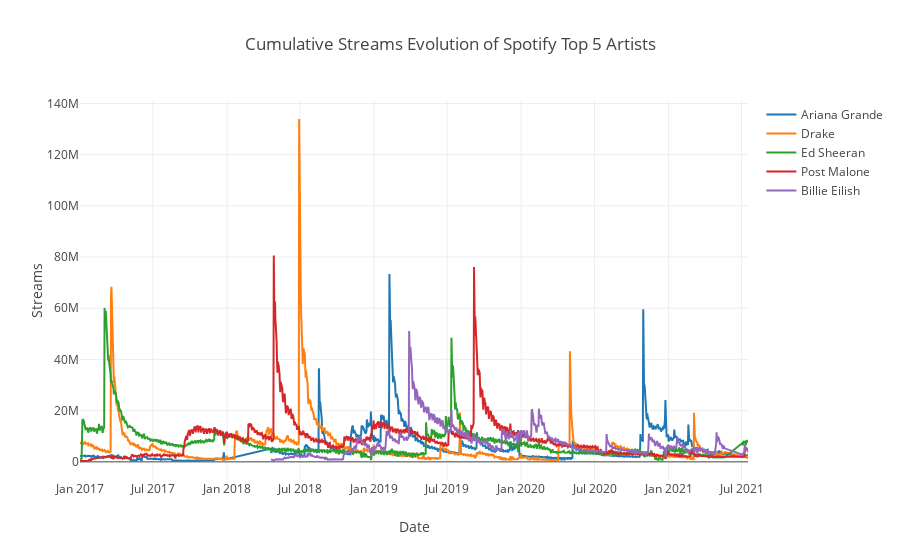

Source (notebook cell):
### Code cell
#Cumulative stream evolution for all dates
top5Artists = df\
.groupby(["Artist"], as_index = False)\
.agg(TotalStreams = ("Streams", "sum"))\
.sort_values('TotalStreams', ascending=False).head(5)

top5Artists = top5Artists.Artist

TotalStreamsTop5 = df\
.query("(Artist.isin(@top5Artists))")\
.groupby(["Date","Artist"], as_index = False)\
.agg(TotalStreams = ("Streams", "sum"))
fig = go.Figure()

for artist in TotalStreamsTop5.Artist.unique():
    artist_data = TotalStreamsTop5.query("(Artist == @artist)")
    fig.add_trace(go.Scatter(x=artist_data['Date'], y=artist_data['TotalStreams'], name=artist))

fig.update_layout(xaxis_title="Date", yaxis_title="Streams", title="Cumulative Streams Evolution of Spotify Top 5 Artists")

fig.show()

### Figure 1 — Plotly figure (JSON) as saved in the notebook; plotly's stock layout.template omitted (floating-point values rounded to 4 significant figures; data arrays with more than 128 entries replaced by an {"elided": "..."} marker saying what was removed)
{"data": [{"name": "Ariana Grande", "type": "scatter", "x": {"elided": "1430 str values"}, "y": {"elided": "1430 int values"}}, {"name": "Drake", "type": "scatter", "x": {"elided": "1600 str values"}, "y": {"elided": "1600 int values"}}, {"name": "Ed Sheeran", "type": "scatter", "x": {"elided": "1600 str values"}, "y": {"elided": "1600 int values"}}, {"name": "Post Malone", "type": "scatter", "x": {"elided": "1600 str values"}, "y": {"elided": "1600 int values"}}, {"name": "Billie Eilish", "type": "scatter", "x": {"elided": "1134 str values"}, "y": {"elided": "1134 int values"}}], "layout": {"autosize": true, "title": {"text": "Cumulative Streams Evolution of Spotify Top 5 Artists"}, "xaxis": {"autorange": true, "range": ["2017-01-01", "2021-07-17"], "title": {"text": "Date"}, "type": "date"}, "yaxis": {"autorange": true, "range": [-7088000.0, 141300000.0], "title": {"text": "Streams"}, "type": "linear"}}}
